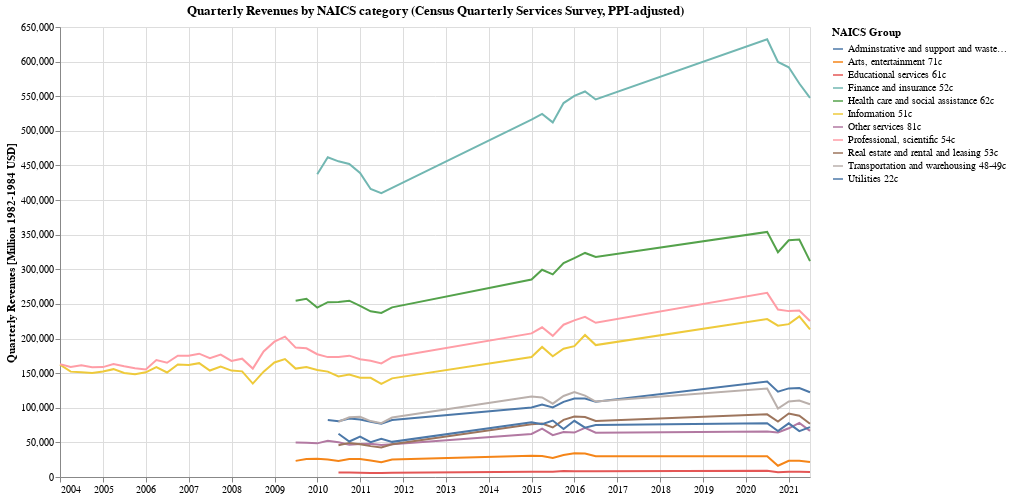

This figure's notebook cell:
### Markdown cell above
### What is the inflation-adjusted revenue trend compared accross industries?

### Code cell
alt.Chart(adj_categories_agg).mark_line().encode(
    alt.X('dt', axis=alt.Axis(title=None)),
    alt.Y('value_adj:Q', axis=alt.Axis(title='Quarterly Revenues [Million 1982-1984 USD]')),
    alt.Color('variable:N', title="NAICS Group"),
    tooltip=[alt.Tooltip('dt:T', format="%b %Y"), alt.Tooltip('variable:N'), alt.Tooltip('value:Q', format="$,d")]
).properties(
    title="Quarterly Revenues by NAICS category (Census Quarterly Services Survey, PPI-adjusted)",
    width=750,
    height=450
)

### Figure 1 — Vega-Lite specification as saved in the notebook (floating-point values rounded to 4 significant figures; data arrays with more than 128 entries replaced by an {"elided": "..."} marker saying what was removed)
{"config": {"view": {"continuousWidth": 400, "continuousHeight": 300}}, "data": {"name": "data-d55c145a8a449f83e5b1867cd0c9213a"}, "mark": "line", "encoding": {"color": {"type": "nominal", "field": "variable", "title": "NAICS Group"}, "tooltip": [{"type": "temporal", "field": "dt", "format": "%b %Y"}, {"type": "nominal", "field": "variable"}, {"type": "quantitative", "field": "value", "format": "$,d"}], "x": {"type": "temporal", "axis": {"title": null}, "field": "dt"}, "y": {"type": "quantitative", "axis": {"title": "Quarterly Revenues [Million 1982-1984 USD]"}, "field": "value_adj"}}, "height": 450, "title": "Quarterly Revenues by NAICS category (Census Quarterly Services Survey, PPI-adjusted)", "width": 750, "$schema": "https://vega.github.io/schema/vega-lite/v4.8.1.json", "datasets": {"data-d55c145a8a449f83e5b1867cd0c9213a": {"elided": "484 records"}}}
